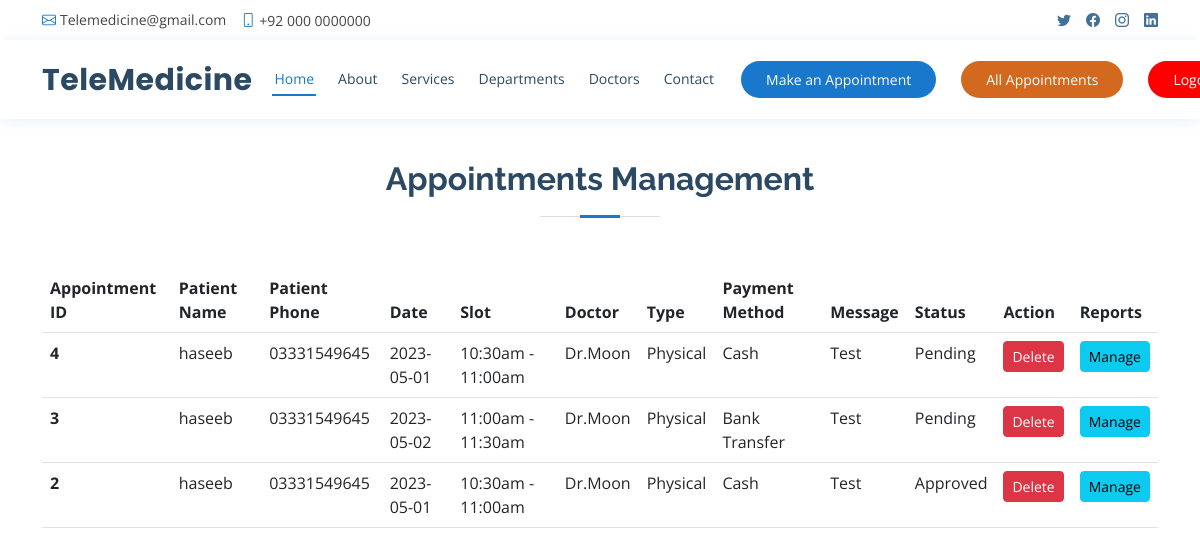
Page /all-appointments.php (signed in) on the committed database.
### tables this page shows
CREATE TABLE `appointments` (
  `appointment_id` int(11) NOT NULL,
  `patient_name` varchar(255) NOT NULL,
  `patient_email` varchar(255) NOT NULL,
  `patient_phone` varchar(255) NOT NULL,
  `patient_date` varchar(255) NOT NULL,
  `department_id` int(11) NOT NULL,
  `doctor` int(11) NOT NULL,
  `appoitnment_type` varchar(255) NOT NULL,
  `appointment_slot` varchar(255) NOT NULL,
  `message` varchar(255) NOT NULL,
  `appointment_payment` varchar(1000) NOT NULL DEFAULT '',
  `appointment_status` varchar(255) NOT NULL DEFAULT 'Pending',
  `appointment_by` int(11) NOT NULL,
  `created_at` timestamp NOT NULL DEFAULT current_timestamp()
);

CREATE TABLE `users` (
  `user_id` int(11) NOT NULL,
  `user_name` varchar(255) NOT NULL,
  `user_email` varchar(255) NOT NULL,
  `user_phone` varchar(255) NOT NULL,
  `user_password` varchar(255) NOT NULL,
  `user_status` varchar(255) NOT NULL DEFAULT '0',
  `user_role` varchar(255) NOT NULL,
  `user_created_at` timestamp NOT NULL DEFAULT current_timestamp()
);

### all-appointments.php (the view, shortened to what this page needs)
<?php include"includes/parts/header.php"; ?>
	<main id="main">
    <section id="appointment" class="appointment"  style="margin-top: 100px;">
      <div class="container">
        <div class="section-title">
          <h2>Appointments Management</h2>
        </div>
        <table class="table">
		  <thead>
			<tr>
			  <th scope="col">Appointment ID</th>
			  <th scope="col">Patient Name</th>
			  <th scope="col">Patient Phone</th>
			  <th scope="col">Date</th>
			  <th scope="col">Slot</th>
			  <th scope="col">Doctor</th>
			  <th scope="col">Type</th>
			  <th scope="col">Payment Method</th>
			  <th scope="col">Message</th>
			  <th scope="col">Status</th>
			  <th scope="col">Action</th>
			  <th scope="col">Reports</th>
			</tr>
		  </thead>
		  <tbody>
			<?php
			include('includes/connect.php');
			 $user_id=$_SESSION['user_id'];
			$checksql="select * from appointments where appointment_by='$user_id' order by appointment_id DESC";
			$result=mysqli_query($conn,$checksql);
			$rowcount=mysqli_num_rows($result);
			if($rowcount>0){
			while($row = mysqli_fetch_array($result, MYSQLI_ASSOC)){
			$doctor=$row['doctor'];
			 $namesql="select * from users where user_id='$doctor' ";
			$nameresult=mysqli_query($conn,$namesql);
			$nameresultrow = mysqli_fetch_array($nameresult);
			?>
			<tr id="appointment<?php echo $row['appointment_id']; ?>">
			  <th scope="row"><?php echo $row['appointment_id']; ?></th>
			  <td><?php echo $row['patient_name']; ?></td>
			  <td><?php echo $row['patient_phone']; ?></td>
			  <td><?php echo $row['patient_date']; ?></td>
			  <td><?php echo $row['appointment_slot']; ?></td>
			  <td>Dr.<?php echo $nameresultrow['user_name']; ?></td>
			  <td><?php echo $row['appoitnment_type']; ?></td>
			   <td><?php echo $row['appointment_payment']; ?></td>
			  <td><?php echo $row['message']; ?></td>
			  <td><?php echo $row['appointment_status']; ?></td>
			  <td><button class="btn btn-sm btn-danger" onclick="deleteappointment(<?php echo $row['appointment_id']; ?>)">Delete</button></td>
			  <td><a  class="btn btn-sm btn-info" href="manage-reports.php?appointment_id=<?php echo $row['appointment_id']; ?>">Manage</a></td>
			</tr>
			<?php
			}
			}else{
				?>
				<tr id="user<?php echo $row['user_id']; ?>">
					<td colspan="10" style="color:red; font-weight:bold">Records Not Found.</td>
				</tr>
				<?php
			}
			?>
		  </tbody>
		</table>
      </div>
    </section>
  </main>
</body>
</html>

### assets/css/style.css (style rules this page uses)
body { font-family: "Open Sans", sans-serif; color: #444444; }
a { color: #1977cc; text-decoration: none; }
h1, h2, h3, h4, h5, h6 { font-family: "Raleway", sans-serif; }
section { padding: 60px 0; overflow: hidden; }
.section-title { text-align: center; padding-bottom: 30px; }
.section-title h2 { font-size: 32px; font-weight: bold; margin-bottom: 20px; padding-bottom: 20px; position: relative; color: #2c4964; }
.section-title h2::before { content: ""; position: absolute; display: block; width: 120px; height: 1px; background: #ddd; bottom: 1px; left: calc(50% - 60px); }
.section-title h2::after { content: ""; position: absolute; display: block; width: 40px; height: 3px; background: #1977cc; bottom: 0; left: calc(50% - 20px); }

### rows in the picture
appointments: appointment_id "4", patient_name "haseeb", patient_phone "03331549645", patient_date "2023-05-01", appointment_slot "10:30am - 11:00am", doctor.user_name "Moon", appoitnment_type "Physical", appointment_payment "Cash", message "Test", appointment_status "Pending"
appointments: appointment_id "3", patient_name "haseeb", patient_phone "03331549645", patient_date "2023-05-02", appointment_slot "11:00am - 11:30am", doctor.user_name "Moon", appoitnment_type "Physical", appointment_payment "Bank Transfer", message "Test", appointment_status "Pending"
appointments: appointment_id "2", patient_name "haseeb", patient_phone "03331549645", patient_date "2023-05-01", appointment_slot "10:30am - 11:00am", doctor.user_name "Moon", appoitnment_type "Physical", appointment_payment "Cash", message "Test", appointment_status "Approved"
